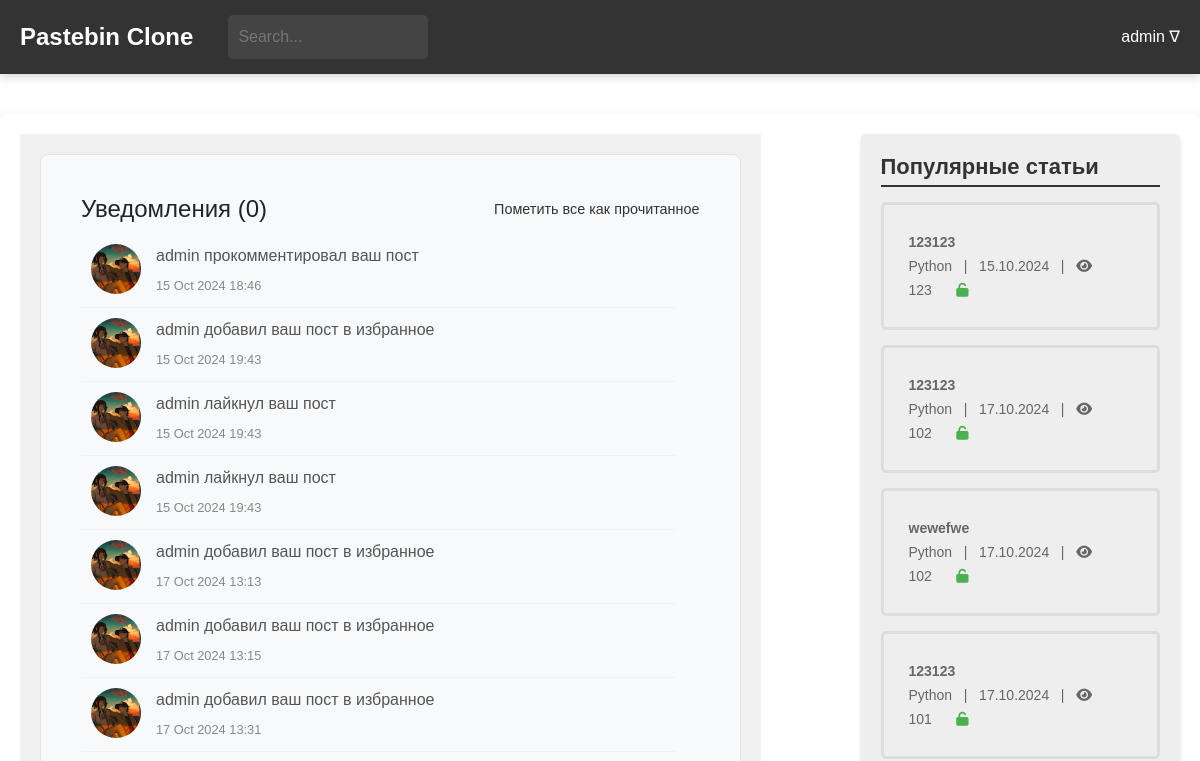
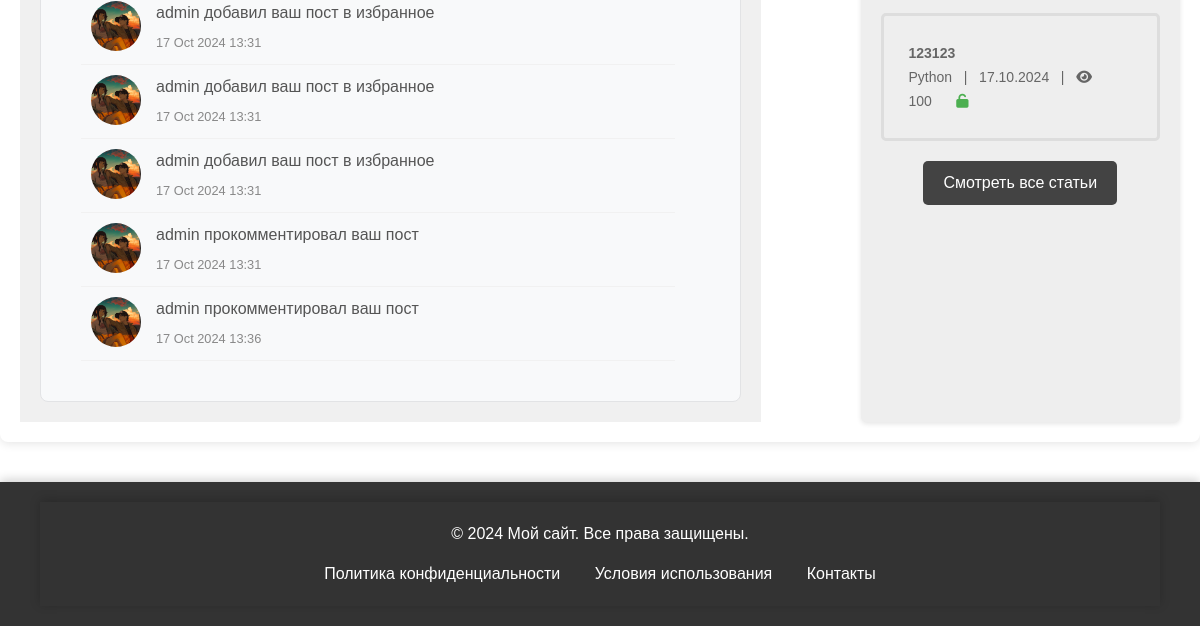
The app's page /general/notifications/ (signed in), older data (2 pictures, top to bottom).
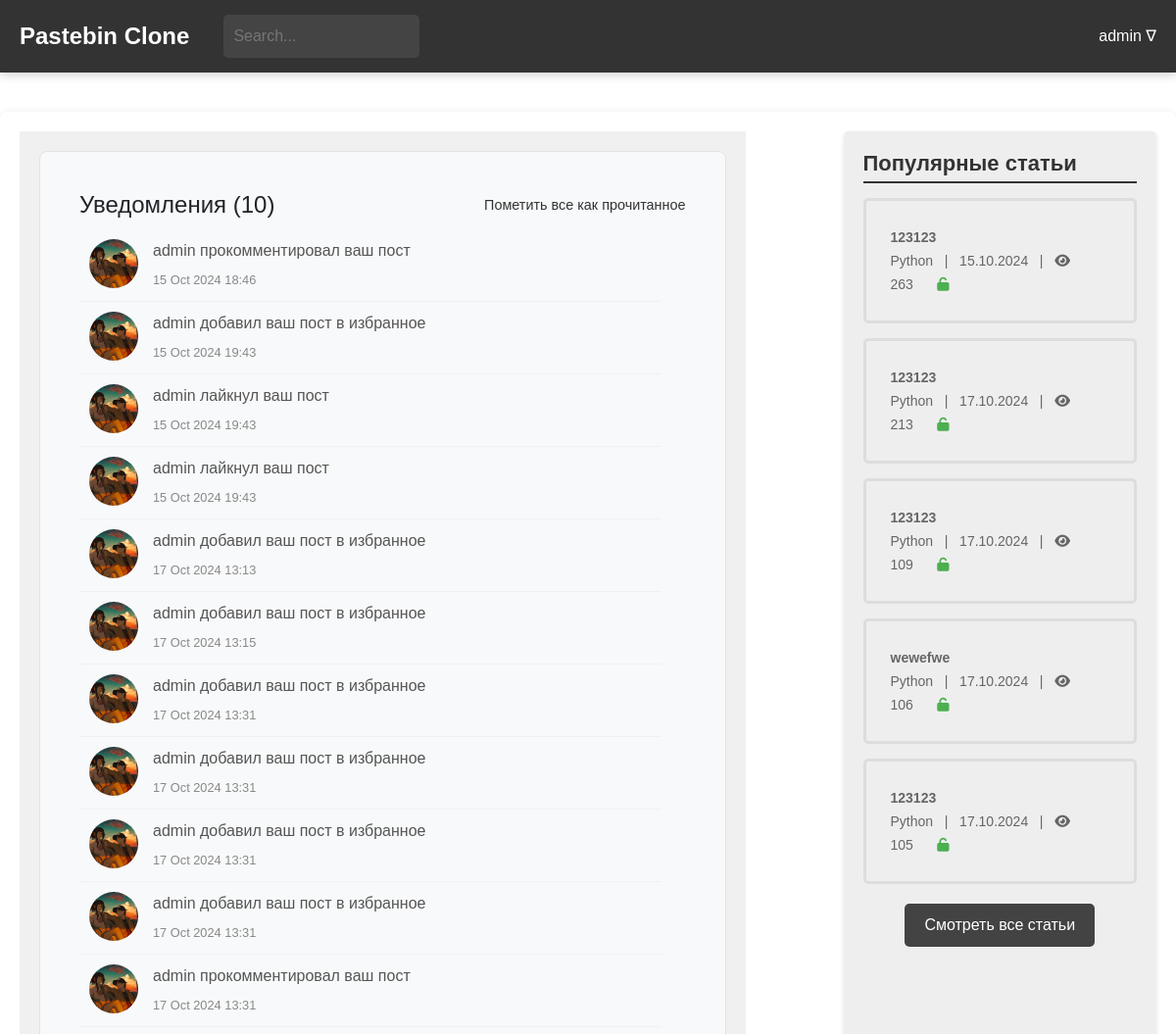
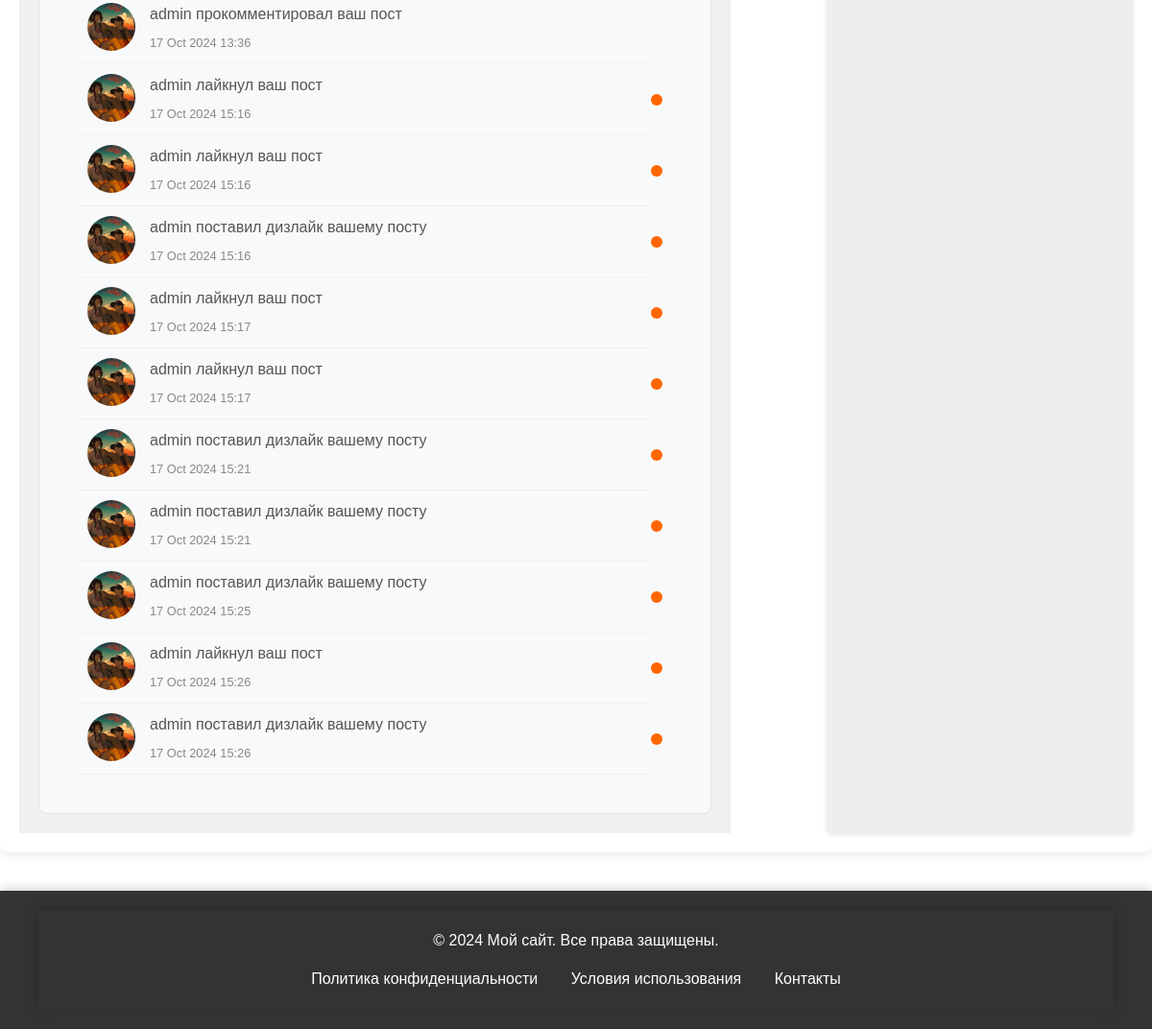
The same page, newer data (2 pictures, top to bottom).
### users/models.py (models this page shows)
class CustomUser(AbstractUser):
    bio = models.TextField(blank=True, null=True)
    favorites = models.ManyToManyField('blog.Paste', related_name='favorited_by', blank=True)
    address = models.CharField(max_length=100, blank=True, null=True)
    avatar = models.ImageField(upload_to='avatars/', blank=True, null=True)
    groups = models.ManyToManyField(
        'auth.Group',
        related_name='customuser_set',
        blank=True
    )
    user_permissions = models.ManyToManyField(
        'auth.Permission',
        related_name='customuser_set',
        blank=True
    )
    def __str__(self):
        return self.username
    class Meta:
        verbose_name = "Пользователь"
        verbose_name_plural = "Пользователи"

### general/models.py (models this page shows)
class Notifications(models.Model):
    COMMENT = 1
    LIKE = 2
    DISLIKE = 3
    FAVOURITE = 4
    NOTE_TYPES = [
        (1, 'Comment'),
        (2, 'Like'),
        (3, 'Dislike'),
        (4, 'Favourite'),
    ]
    user = models.ForeignKey(CustomUser, on_delete=models.CASCADE, related_name='note_receiver', default=None)
    sender = models.ForeignKey(CustomUser, on_delete=models.CASCADE, related_name='note_sender', default=None)
    post = models.ForeignKey(Paste, on_delete=models.CASCADE)
    send_time = models.DateTimeField(auto_now_add=True)
    is_checked = models.BooleanField(default=False)
    notification_type = models.IntegerField(choices=NOTE_TYPES, max_length=1)
    class Meta:
        verbose_name = 'Уведомление'
        verbose_name_plural = 'Уведомления'
    def get_notification_message(self):
        if self.notification_type == 1:
            return f'{self.sender} прокомментировал ваш пост'
        elif self.notification_type == 2:
            return f'{self.sender} лайкнул ваш пост'
        elif self.notification_type == 3:
            return f'{self.sender} поставил дизлайк вашему посту'
        elif self.notification_type == 4:
            return f'{self.sender} добавил ваш пост в избранное'
        return 'Неизвестное уведомление'

### blog/models.py (models this page shows, shortened)
class Paste(models.Model):
    ACCESS_STATUS_CHOICES = [
        (0, 'Private'),
        (1, 'Public'),
        (2, 'Draft'),
    ]
    TIME_LIVE_CHOICES = [
        (None, 'Никогда'),
        (timedelta(minutes=2), 'Через 2 минуты'),
        (timedelta(hours=1), 'Через 1 час'),
        (timedelta(days=1), 'Через 1 день'),
        (timedelta(weeks=1), 'Через 1 неделю'),
    ]
    title = models.CharField(max_length=200)
    content = models.TextField()
    author = models.ForeignKey(User, on_delete=models.CASCADE)
    created_at = models.DateTimeField(auto_now_add=True)
    updated_at = models.DateTimeField(auto_now=True)
    slug = models.UUIDField(default=uuid.uuid4, editable=False, unique=True)
    tags = models.ManyToManyField(Tag, related_name='posts')
    category = models.ForeignKey(Category, on_delete=models.SET_NULL, null=True)
    access_status = models.IntegerField(choices=ACCESS_STATUS_CHOICES, default=1)
    time_live = models.DurationField(null=True, blank=True)
    password = models.CharField(max_length=100, null=True, blank=True)
    is_delete_after_read = models.BooleanField(default=False)
    views_count = models.PositiveIntegerField(default=100)
    def get_formatted_created_at(self):
        return self.created_at.strftime('%d.%m.%Y')
    class Meta:
        verbose_name = 'Паста'
        verbose_name_plural = 'Паста'

class Category(models.Model):
    name = models.CharField(max_length=30, unique=True)
    parent = models.ForeignKey(
        'self',
        on_delete=models.CASCADE,
        null=True, blank=True,
        related_name='subcategories'
    )
    def __str__(self):
        return self.name
    class Meta:
        verbose_name = 'Категория'
        verbose_name_plural = 'Категории'

### general/views.py (the view)
# urls.py: path('notifications/', views.notifications, name='notifications'),
def notifications(request):
    notes = Notifications.objects.all().filter(user=request.user)
    popular_posts = Paste.objects.order_by('-views_count')[:5]
    return render(request, 'notifications.html', {
        'popular_posts': popular_posts,
        'notes': notes,
    })

### general/context_processors.py (called while the page is built)
def unread_counts(request):
    if request.user.is_authenticated:
        unread_messages_count = Messages.objects.filter(user=request.user, is_checked=False).count()
        unread_notifications_count = Notifications.objects.filter(user=request.user, is_checked=False).count()
    else:
        unread_messages_count = 0
        unread_notifications_count = 0
    return {
        'unread_messages_count': unread_messages_count,
        'unread_notifications_count': unread_notifications_count,
    }

### general/templates/notifications.html (shortened to what this page needs)
{% extends 'blog/temps/base.html' %}
{% load static %}
{% block head %}
<link href="https://stackpath.bootstrapcdn.com/bootstrap/4.5.2/css/bootstrap.min.css" rel="stylesheet">
<link rel="stylesheet" href="https://cdnjs.cloudflare.com/ajax/libs/font-awesome/5.15.1/css/all.min.css">
<link rel="stylesheet" href="https://cdnjs.cloudflare.com/ajax/libs/font-awesome/6.0.0-beta3/css/all.min.css">
<link rel="stylesheet" type="text/css" href="{% static 'css/notifications.css' %}">
{% endblock %}
{% block content %}
<main>
    <div class="main-container">
        <div class="left-block">
            <div class="card notifications-block">
                <div class="card-body">
                    <div class="card-title-container">
                        <h4 class="card-title">Уведомления ({{ unread_notifications_count }})</h4>
                        <a href="{% url 'general:mark-all-notes-read' %}" class="mark-all-read">Пометить все как
                            прочитанное</a>
                    </div>
                    <ul class="notifications-list">
                        {% for notification in notes %}
                        <li class="notification-item">
                            <a href="{% url 'general:mark-notification-read' notification.id %}"
                               class="notification-link">
                                <div class="notification-avatar">
                                    <img src="{% if notification.sender.avatar %}{{ notification.sender.avatar.url }}{% else %}https://th.bing.com/th/id/OIP.0TsJGYhWWOy_hBFOH0hX-gHaHa?rs=1&pid=ImgDetMain{% endif %}"
                                         alt="Avatar" class="avatar-img">
                                </div>
                                <div class="notification-content">
                                    <p class="notification-message">{{ notification.get_notification_message }}</p>
                                    <span class="notification-time">{{ notification.send_time|date:"d M Y H:i" }}</span>
                                </div>
                                {% if not notification.is_checked %}
                                <span class="notification-badge"></span>
                                {% endif %}
                            </a>
                        </li>
                        {% empty %}
                        <p class="no-notifications">Нет новых уведомлений.</p>
                        {% endfor %}
                    </ul>
                </div>
            </div>
        </div>
        {% include 'blog/temps/popular_posts.html' %}
    </div>
</main>
{% endblock %}

### blog/templates/blog/temps/base.html (shortened to what this page needs)
<!DOCTYPE html>
<html lang="en">
<head>
    {% block head %}{% endblock %}
</head>
<body>
    {% include 'blog/temps/header.html' %}
    {% block content %}
    {% endblock %}
    {% include 'blog/temps/footer.html' %}
</body>
</html>

### blog/templates/blog/temps/header.html (shortened to what this page needs)
{% load static %}
<head>
    <link rel="stylesheet" type="text/css" href="{% static 'css/header.css' %}">
</head>
<header>
    <div class="header-container">
        <a href="{% url 'blog:index' %}" style='all: unset;'>
            <div class="header-logo">Pastebin Clone</div>
        </a>
        <div class="header-search">
            <input type="search" placeholder="Search...">
        </div>
        {% if request.user.is_authenticated %}
        <div class="header-auth">
            <span class="dropdown-toggle" style="margin-left: 10px; position: relative;">
                {{ request.user.username }} &#8711;
            </span>
        </div>
        {% else %}
        <div class="header-auth">
            <a href="{% url 'users:login' %}" class="auth-link">Log In /</a>
            <a href="{% url 'users:register' %}" class="auth-link">Sign In</a>
        </div>
        {% endif %}
    </div>
</header>

### blog/templates/blog/temps/popular_posts.html
{% load static %}
<head>
    <link rel="stylesheet" type="text/css" href="{% static 'css/popular_posts.css' %}">
    <link rel="stylesheet" href="https://cdnjs.cloudflare.com/ajax/libs/font-awesome/6.0.0-beta3/css/all.min.css">
</head>
<div class="right-block">
    <h2>Популярные статьи</h2>
    <ul>
        {% for popular_post in popular_posts %}
        <li>
            <a href="{% url 'blog:post-detail' popular_post.slug %}">
                <span class="article-title">{{popular_post.title}}</span>
                <br>
                <span class="article-meta">{{ popular_post.category }} &nbsp; | &nbsp; {{ popular_post.get_formatted_created_at }} &nbsp; |  &nbsp;
                                    <i class="fa fa-eye"></i> <span
                            class="view-count">{{popular_post.views_count}}</span></span>
                {% if popular_post.password %}
                <span><i class="fa fa-lock" aria-hidden="true" style="color: #FF9800;"></i></span>
                {% else %}
                <span><i class="fa fa-unlock" aria-hidden="true" style="color: #4CAF50;"></i></span>
                {% endif %}
            </a>
        </li>
        {% endfor %}
    </ul>
     <div class="all-posts-link">
        <a href="{% url 'blog:posts-check' %}">Смотреть все статьи</a>
    </div>
</div>

### blog/templates/blog/temps/footer.html
{% load static %}
<head>
    <link rel="stylesheet" type="text/css" href="{% static 'css/footer.css' %}">
</head>
<footer>
    <div class="footer-container">
    <p>&copy; 2024 Мой сайт. Все права защищены.</p>
    <ul>
        <li><a href="#">Политика конфиденциальности</a></li>
        <li><a href="#">Условия использования</a></li>
        <li><a href="#">Контакты</a></li>
    </ul>
</div>
</footer>

### general/static/css/notifications.css (style rules this page uses)
body { margin: 0; padding: 0; font-family: Arial, sans-serif; }
.main-container { display: flex; justify-content: space-between; max-width: 1400px; margin: 40px auto; padding: 20px; box-shadow: 0 2px 10px rgba(0, 0, 0, 0.1); border-radius: 8px; background-color: #ffffff; }
.left-block { width: 70%; background-color: #f0f0f0; padding: 20px; margin-right: 50px; overflow-y: auto; flex-grow: 1; }
.right-block { width: 30%; background-color: #eeeeee; padding: 20px; height: auto; border-radius: 5px; margin-left: 50px; }
.right-block h2 { font-size: 22px; font-weight: bold; margin-bottom: 15px; color: #333; border-bottom: 2px solid #333333FF; padding-bottom: 5px; }
.right-block ul { list-style: none; padding: 0; margin: 0; }
.right-block li { margin-bottom: 15px; padding: 10px; border: 3px solid #ddd; border-radius: 5px; transition: background-color 0.3s; }
.right-block a { display: block; padding: 15px; color: #333; text-decoration: none; border-radius: 5px; transition: background-color 0.3s; }
.right-block span { font-size: 14px; color: #666; }
.right-block i { font-size: 14px; margin-right: 5px; }
.article-title { font-weight: bold; font-size: 34px; }
.view-count { margin-left: 0; }
.notifications-block { background-color: #f8f9fa; border: 1px solid #e2e3e5; border-radius: 8px; padding: 20px; }
.notifications-list { list-style: none; padding: 0; margin: 0; }
.notification-item { padding: 0; }
.notification-link { display: flex; align-items: flex-start; padding: 10px; border-bottom: 1px solid #f1f1f1; text-decoration: none; color: inherit; transition: background-color 0.3s; }
.notification-avatar { margin-right: 15px; }
.avatar-img { width: 50px; height: 50px; border-radius: 50%; object-fit: cover; }
.notification-content { flex-grow: 1; }
.notification-message { font-size: 1em; margin-bottom: 5px; color: #555; }
.notification-time { font-size: 0.8em; color: #888; }
.notification-item { position: relative; padding-right: 25px; }
.notification-badge { position: absolute; top: 50%; right: 10px; width: 12px; height: 12px; background-color: #ff6600; border-radius: 50%; display: inline-block; transform: translateY(-50%); }
.card-title-container { display: flex; justify-content: space-between; align-items: center; margin-bottom: 10px; }
.card-title { margin: 0; font-size: 1.5em; }
.mark-all-read { font-size: 0.9em; color: #333333; text-decoration: none; cursor: pointer; }

### blog/static/css/header.css (style rules this page uses)
header { width: 100%; background-color: #333; }
.header-container { color: #fff; padding: 15px 20px; display: flex; align-items: center; box-shadow: 0 2px 10px rgba(0, 0, 0, 0.2); max-width: 1400px; margin: 0 auto; }
.header-logo { font-size: 24px; font-weight: bold; margin-right: 15px; }
.header-search { flex-grow: 1; display: flex; margin-left: 20px; }
.header-search input[type="search"] { padding: 10px; border: none; border-radius: 5px; background-color: #444; color: #fff; transition: background-color 0.3s; width: 200px; }
.header-auth { display: flex; align-items: center; position: relative; }
.dropdown-toggle::after { display: none; }
.notification-badge { position: absolute; top: 50%; right: 10px; width: 12px; height: 12px; background-color: #ff6600; border-radius: 50%; display: inline-block; text-align: center; font-size: 10px; color: white; line-height: 12px; transform: translateY(-50%); }
.notification-item { position: relative; padding-right: 25px; }

### blog/static/css/popular_posts.css (style rules this page uses)
.right-block { width: 30%; background-color: #eeeeee; padding: 20px; border-radius: 5px; height: auto; box-shadow: 0 2px 5px rgba(0, 0, 0, 0.1); position: relative; }
.right-block h2 { font-size: 22px; font-weight: bold; margin-bottom: 15px; color: #333; border-bottom: 2px solid #333333FF; padding-bottom: 5px; }
.right-block ul { list-style: none; padding: 0; margin: 0; }
.right-block li { margin-bottom: 15px; padding: 10px; border: 3px solid #ddd; border-radius: 5px; transition: background-color 0.3s; }
.right-block a { display: block; padding: 15px; color: #333; text-decoration: none; border-radius: 5px; transition: background-color 0.3s; }
.right-block span { font-size: 14px; color: #666; }
.right-block i { font-size: 14px; margin-right: 5px; }
.view-count { margin-left: 0; }
.article-meta { margin-right: 20px; }
.all-posts-link { text-align: center; margin-top: 20px; }
.all-posts-link a { display: inline-block; background-color: #434343; color: white; padding: 10px 20px; border-radius: 5px; text-decoration: none; font-size: 16px; transition: background-color 0.3s ease; }

Row changes from the older to the newer data that the page shows:
added Notifications: sender.avatar (picture), get_notification_message "admin лайкнул ваш пост", send_time "17 Oct 2024 15:16", is_checked False (drawn)
added Notifications: sender.avatar (picture), get_notification_message "admin лайкнул ваш пост", send_time "17 Oct 2024 15:16", is_checked False (drawn)
added Notifications: sender.avatar (picture), get_notification_message "admin поставил дизлайк вашему посту", send_time "17 Oct 2024 15:16", is_checked False (drawn)
added Notifications: sender.avatar (picture), get_notification_message "admin лайкнул ваш пост", send_time "17 Oct 2024 15:17", is_checked False (drawn)
added Notifications: sender.avatar (picture), get_notification_message "admin лайкнул ваш пост", send_time "17 Oct 2024 15:17", is_checked False (drawn)
added Notifications: sender.avatar (picture), get_notification_message "admin поставил дизлайк вашему посту", send_time "17 Oct 2024 15:21", is_checked False (drawn)
added Notifications: sender.avatar (picture), get_notification_message "admin поставил дизлайк вашему посту", send_time "17 Oct 2024 15:21", is_checked False (drawn)
added Notifications: sender.avatar (picture), get_notification_message "admin поставил дизлайк вашему посту", send_time "17 Oct 2024 15:25", is_checked False (drawn)
added Notifications: sender.avatar (picture), get_notification_message "admin лайкнул ваш пост", send_time "17 Oct 2024 15:26", is_checked False (drawn)
added Notifications: sender.avatar (picture), get_notification_message "admin поставил дизлайк вашему посту", send_time "17 Oct 2024 15:26", is_checked False (drawn)
changed Paste (number 1 of 5 on the later page): views_count "123" → "263"
changed Paste (number 2 of 5 on the later page): views_count "101" → "213"
changed Paste (number 3 of 5 on the later page): views_count "100" → "109"
changed Paste "wewefwe": views_count "102" → "106"; moves down the list
changed Paste (number 5 of 5 on the later page): views_count "102" → "105"; moves down the list
Text that changed along with them:
{{ unread_notifications_count }}: "0" → "10"
